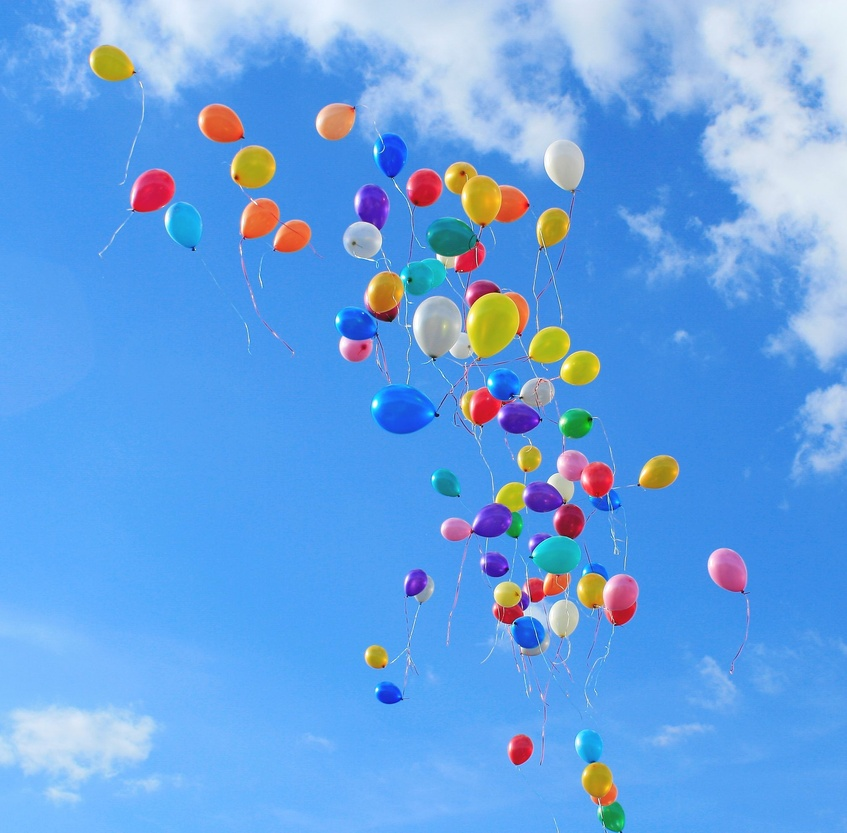
#> input picture imagenes/globos.jpg, 847 x 833 px, shrunk from 2018 x 1984 before the run
$ python 19_suma_ruido.py
#> lines starting #> are read from the running program, lines starting #| are printed output that depends on the picture
import cv2
import matplotlib.pyplot as plt
import numpy as np

#lectura de la imagen
img=  cv2.imread('imagenes/globos.jpg', cv2.IMREAD_GRAYSCALE)
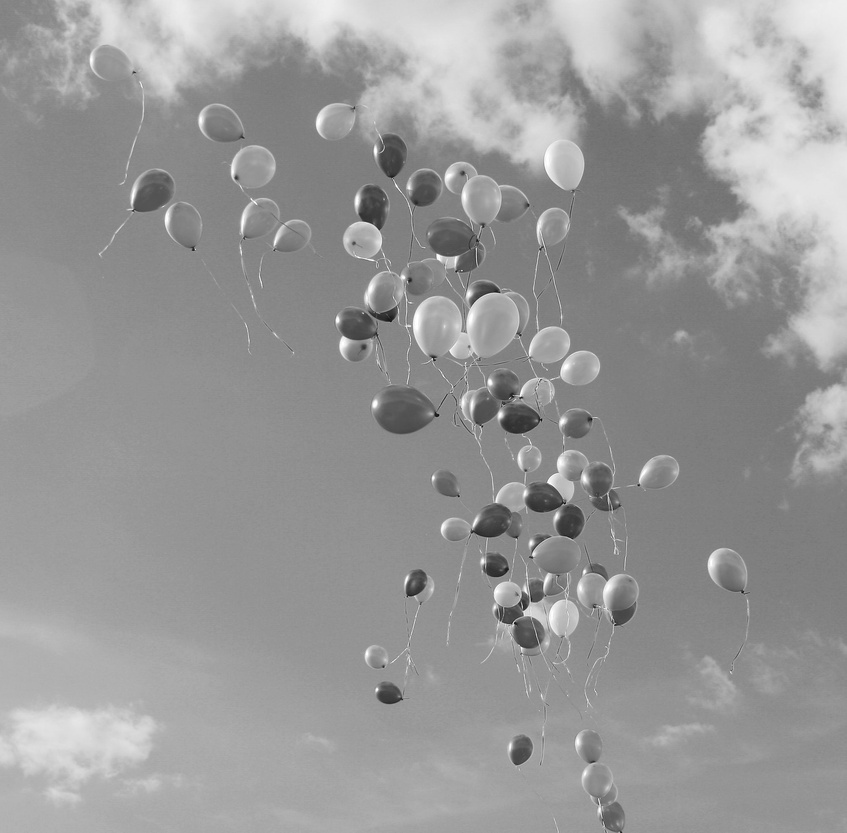
#> img: shape (833, 847); min 8, max 255, mean 152.2

#dimensiones
n,m = img.shape
#> n = 833; m = 847

gray = img

#ciclo for
for i in range(2):
    #ruido aleatorio normal
    noise= np.random.random((n,m))

    #normalizamos el ruido -1 a 1
    noise = cv2.normalize(noise.astype('float'), None, -1.0, 1.0, cv2.NORM_MINMAX)
    gray= noise+gray


#normalizamos
avg=  np.divide(gray,np.sum(gray))
out = cv2.normalize(avg.astype('float'), None, 0.0, 1.0, cv2.NORM_MINMAX)

plt.imshow(out, cmap= "gray")
plt.show()
